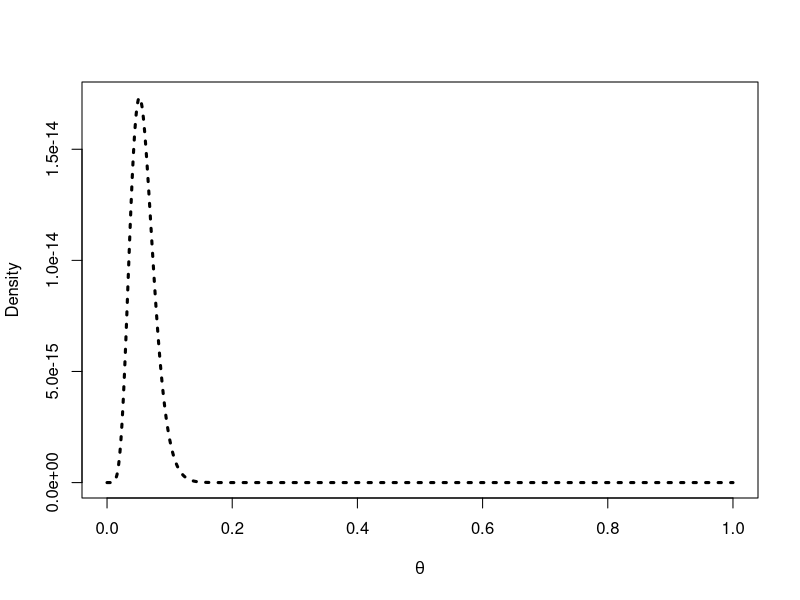
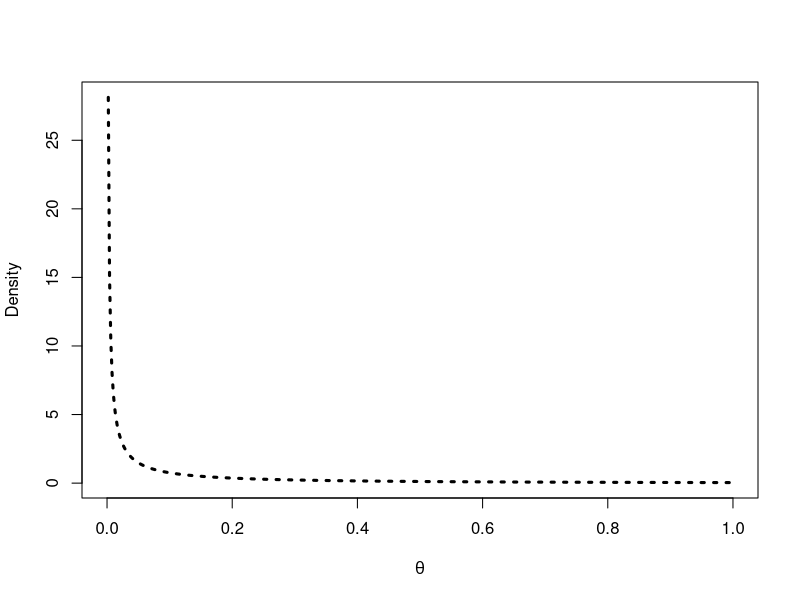
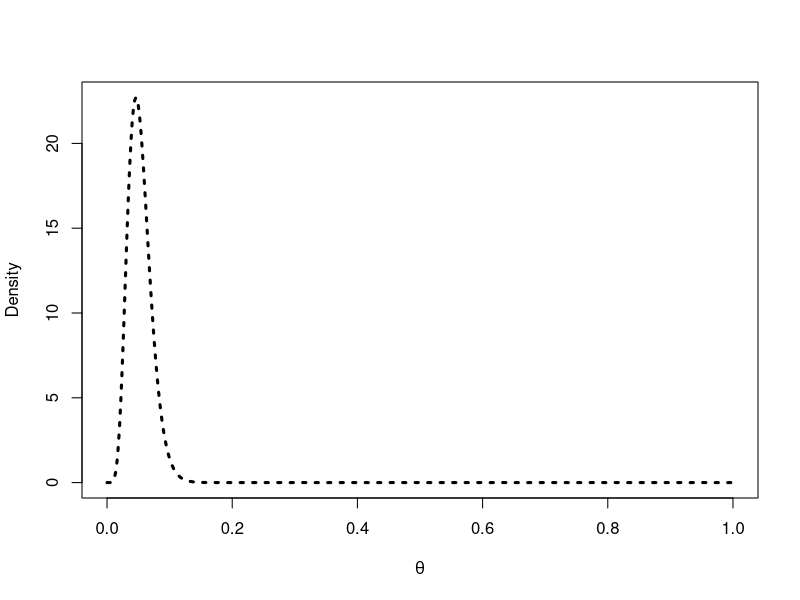
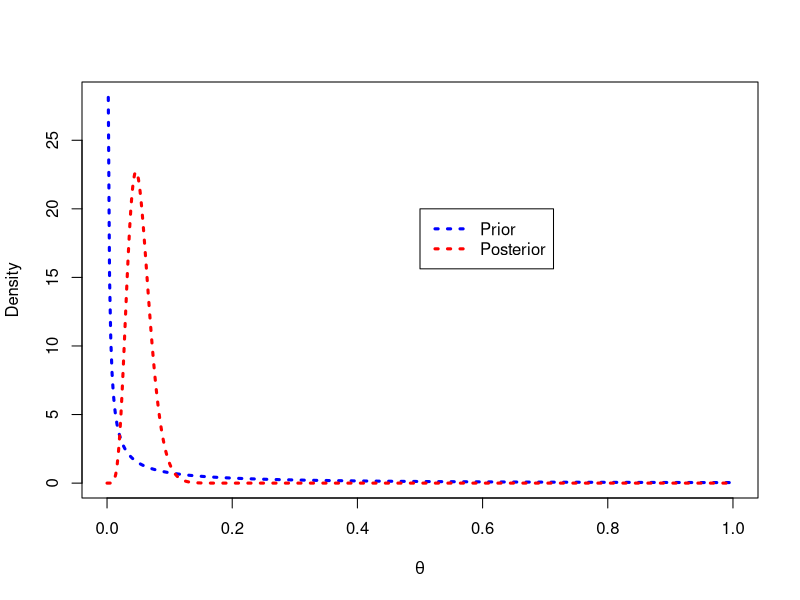

R code for these plots, in order:
## ---- chunk 1
#sum of all data = 154.5
n <- 8

a <- .1
b <- 1
th <- seq(0,1, length = 500)

x <- 154.5 #not sure if this is actually correct


like <- (th^n)*exp(-th*x)
prior <- dgamma(th, a, b)
post <- dgamma(th, n+a, x-b)

#plot the likelihood function
plot(th, like, type = "l", ylab = "Density", lty = 3, lwd = 3, xlab = expression(theta))

#plot the prior distribution
plot(th, prior, type = "l", ylab = "Density", lty = 3, lwd = 3, xlab = expression(theta))

#plot the posterior distribution
plot(th, post, type = "l", ylab = "Density", lty = 3, lwd = 3, xlab = expression(theta))

#plot the prior and posterior together
plot(th, prior, col = "blue", type = "l", ylab = "Density", lty = 3, lwd = 3, xlab = expression(theta))
lines(th, post, col = "red", type = "l", lty = 3, lwd = 3)
legend(0.5, 20, legend = c("Prior", "Posterior"), col = c("blue", "red"), lwd = c(3,3), lty = c(3,3))
